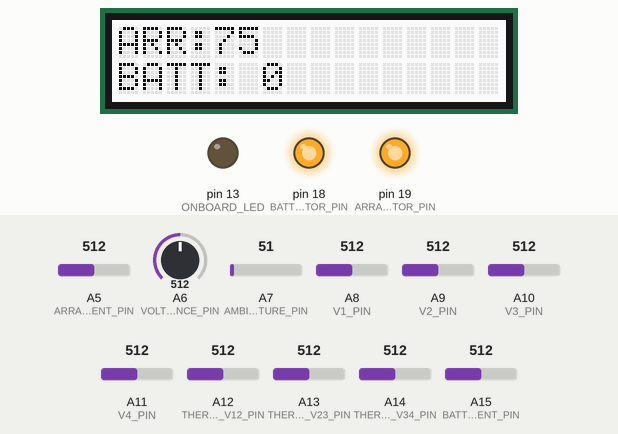
A sketch run on a simulated Arduino Mega 2560, built with avr-gcc and run on an emulated ATmega2560. Shown: 16×2 character LCD, output pins drawn as LEDs (lit = HIGH). Dashed ring = blinking. Inputs (shaded band) come from the test bench; at power-on: A5 (ARRAY_CURRENT_PIN) = 512, A11 (V4_PIN) = 512, A6 (VOLTAGE_REFERENCE_PIN) = 512, A7 (AMBIENT_TEMPERATURE_PIN) = 51, A8 (V1_PIN) = 512, A9 (V2_PIN) = 512, A10 (V3_PIN) = 512, A12 (THERMISTOR_V12_PIN) = 512, A13 (THERMISTOR_V23_PIN) = 512, A14 (THERMISTOR_V34_PIN) = 512, A15 (BATTERY_CURRENT_PIN) = 512. What the sketch prints to the serial monitor is not drawn.

Above: at 1.2 s.
1.3 s: A5 (ARRAY_CURRENT_PIN) set to 648
At 2.7 s:
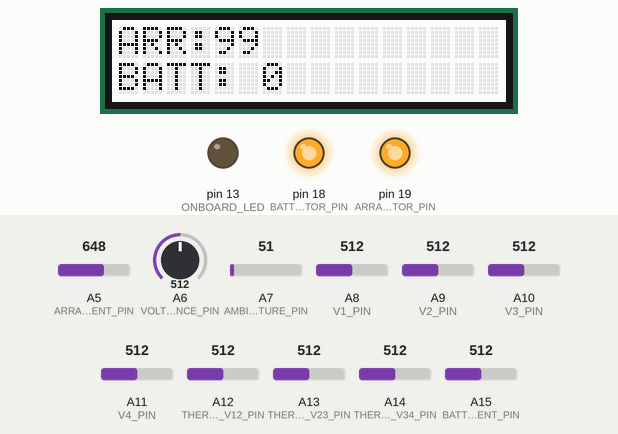
3.0 s: A5 (ARRAY_CURRENT_PIN) set to 672
At 3.9 s:
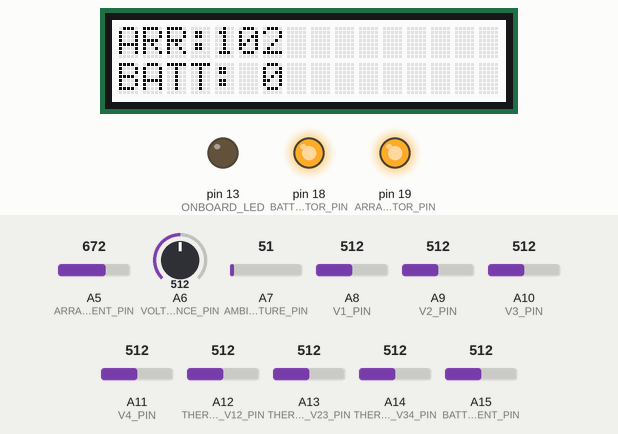
4.5 s: A11 (V4_PIN) set to 753
At 5.3 s:
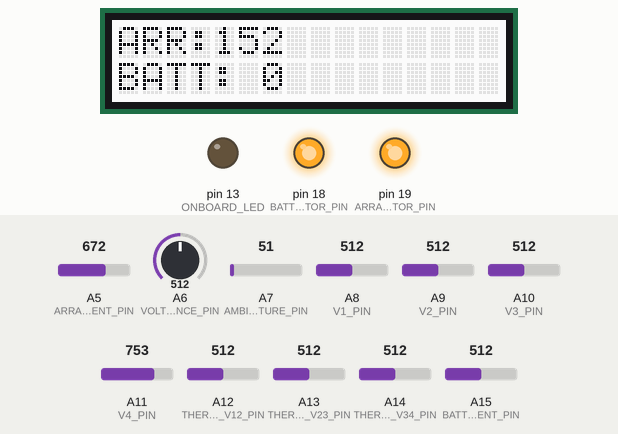
7.5 s: A11 (V4_PIN) set to 770
At 8.8 s:
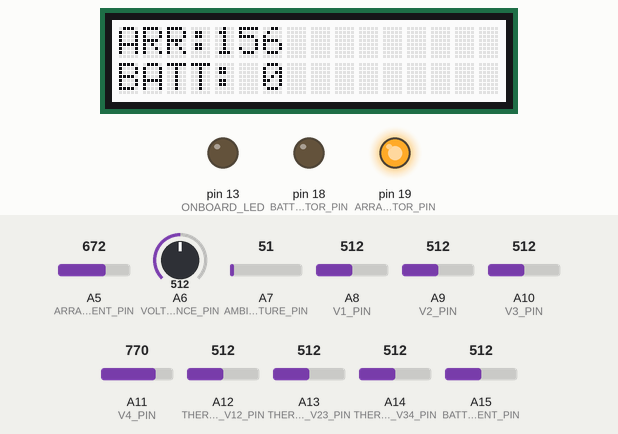
9.1 s: A6 (VOLTAGE_REFERENCE_PIN) set to 431
At 10.4 s:
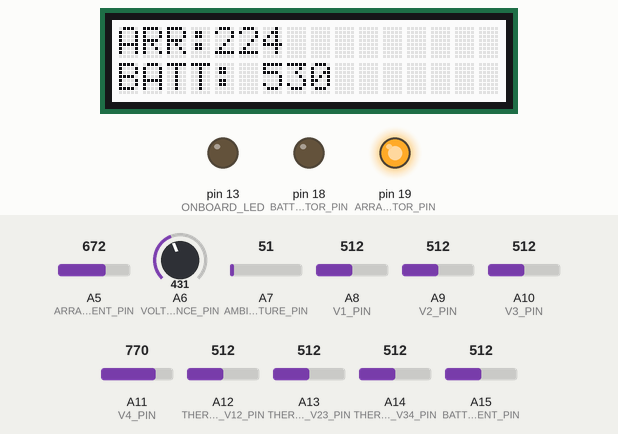
10.7 s: A6 (VOLTAGE_REFERENCE_PIN) set to 409
At 11.29 s:
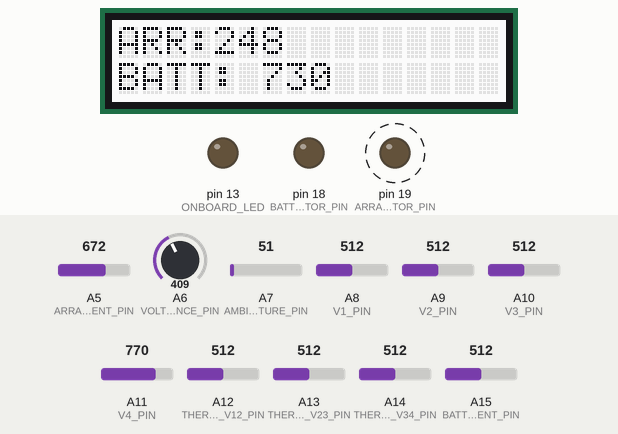
Timing chart, 0 to 14.0 s (numbered marks = the images above; inputs shaded):
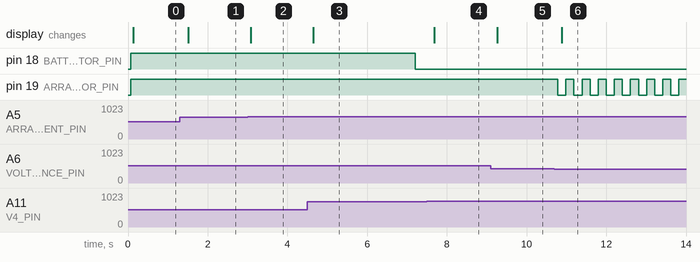

Measured:
- the behaviour switches between 759 and 760 on A11 (V4_PIN) (found by bisection; images 3 and 4)
- the behaviour switches between 420 and 419 on A6 (VOLTAGE_REFERENCE_PIN) (found by bisection; images 5 and 6)
- after the input at 1.3 s, the display: changes after 0.22 s (image 1)
- after the input at 3.0 s, the display: changes after 0.08 s (image 2)
- after the input at 4.5 s, the display: changes after 0.15 s (image 3)
- after the input at 7.5 s, the display: changes after 0.18 s (image 4)
- after the input at 9.1 s, the display: changes after 0.16 s (image 5)
- after the input at 10.7 s, pin 19 (ARRAY_CONTACTOR_PIN): alternates HIGH for 0.20 s and LOW for 0.20 s, starting after 0.08 s; the display: changes after 0.18 s (image 6)

The sketch:

BMS.ino
```cpp
//Includes (like "import" for Python, but you can't include a soul)
#include <Wire.h>
#include <utility/Adafruit_MCP23017.h>
#include <Adafruit_RGBLCDShield.h>
#include <math.h>

//===================Global definitions=====================

//Module voltage scalers
#define V1_SCALE 1
#define V2_SCALE 1.61         // = 1/(100k/(100k+62k))  and then precision calibrated with DMM and voltrage source
#define V3_SCALE 2.36         // = 1/(100k/(100k+140k)) and then precision calibrated with DMM and voltrage source
#define V4_SCALE 3.075          // = 1/(100k/(100k+220k)) and then precision calibrated with DMM and voltrage source

//Thermistor constants
#define B 3950
#define Ro 10000
#define Rknown 10000
#define To 25
#define Rmin 3000  //Max temp is actually 65C, which is 2072 ohms. We're using 3000 ohms, which is around 55C
#define Rmax 25580 //Min temp is actually -20C, which is 98880 ohms. We're using 25580 ohms, which is around 5C

//Cell voltage limits
#define Vmin 2.85      //Actual limit is 2.8V
#define Vmax 3.55    //Actual limit is 3.6V
#define VChargeComplete 14.1  //3.525V per cell
#define VCanChargeAgain 13.2  //3.3V per cell

//Cell current limits
#define MaxCurrent 110  //Actual continuous limit is 120A, with pulse limit of 400A

//Pin definitions
#define LED_R_PIN 7
#define LED_O_PIN 6
#define LED_Y_PIN 5
#define LED_G_PIN 4
#define LED_B_PIN 3
#define LED_V_PIN 2

#define V1_BALANCE_PIN 14
#define V2_BALANCE_PIN 15
#define V3_BALANCE_PIN 16
#define V4_BALANCE_PIN 17

#define BATTERY_CONTACTOR_PIN 18
#define ARRAY_CONTACTOR_PIN 19

#define CONTACTOR_DRY_CONTACT_PIN 93

#define ARRAY_CURRENT_PIN A5
#define VOLTAGE_REFERENCE_PIN A6
#define AMBIENT_TEMPERATURE_PIN A7
#define V1_PIN A8
#define V2_PIN A9
#define V3_PIN A10
#define V4_PIN A11
#define THERMISTOR_V12_PIN A12
#define THERMISTOR_V23_PIN A13
#define THERMISTOR_V34_PIN A14
#define BATTERY_CURRENT_PIN A15

#define ONBOARD_LED 13

//LCD defines
#define RED 0x1
#define YELLOW 0x3
#define GREEN 0x2
#define TEAL 0x6
#define BLUE 0x4
#define VIOLET 0x5
#define WHITE 0x7

//Analog input definitions
#define FILTER_ORDER 20
#define VOLTAGE_REFERENCE 512 //512=round(3.000/5*1023) wtf????

//===================Global declarations=====================

//Inputs
float ModuleTemp[3] = {0,0,0};
float ModuleTempR[3] = {0,0,0};
float ModuleVoltage[4] = {0,0,0,0};
float ArrayCurrent = 0;
float PackCurrent = 0;
float PackVoltage = 0;
float AmbientTemp = 0;

//Charging
bool ChargeComplete = false;

//Input data
int ModuleTempRaw[3] = {0,0,0};
int ModuleVoltageRaw[4] = {0,0,0,0};
int SolarCurrentRaw = 0;
int BatteryCurrentRaw = 0;
int ReferenceVoltageRaw = 0;
int AmbientTempRaw = 0;

//Input filter arrays
int ModuleTempArray[3][FILTER_ORDER];
int ModuleVoltageArray[4][FILTER_ORDER];
int SolarCurrentArray[FILTER_ORDER];
int BatteryCurrentArray[FILTER_ORDER];
int ReferenceVoltageArray[FILTER_ORDER];
int AmbientTempArray[FILTER_ORDER];

//Filtered input data
int ModuleTempFiltered[3] = {0,0,0};
int ModuleVoltageFiltered[4] = {0,0,0,0};
int BatteryCurrentFiltered = 0;
int SolarCurrentFiltered = 0;
int ReferenceVoltageFiltered = 0;
int AmbientTempFiltered = 0;

//Initial boot
bool isBootComplete = 0;
int numberOfIterations = 0;

//Quiescient current sensor calibrations
float battCurrentQuiescient = 2.5;
float solarCurrentQuiescient = 0.3;

//LCD
Adafruit_RGBLCDShield lcd = Adafruit_RGBLCDShield();

//===================FUNCTIONS: Read raw data======================
void readADCs(){
  ModuleTempRaw[0] = analogRead(THERMISTOR_V12_PIN);
  ModuleTempRaw[1] = analogRead(THERMISTOR_V23_PIN);
  ModuleTempRaw[2] = analogRead(THERMISTOR_V34_PIN);

  ModuleVoltageRaw[0] = analogRead(V1_PIN);
  ModuleVoltageRaw[1] = analogRead(V2_PIN);
  ModuleVoltageRaw[2] = analogRead(V3_PIN);
  ModuleVoltageRaw[3] = analogRead(V4_PIN);

  SolarCurrentRaw = analogRead(ARRAY_CURRENT_PIN);
  BatteryCurrentRaw = analogRead(BATTERY_CURRENT_PIN);

  ReferenceVoltageRaw = analogRead(VOLTAGE_REFERENCE_PIN); // Should correlate to 2.5 volts and should use TMP to account for temperature
  AmbientTempRaw = analogRead(AMBIENT_TEMPERATURE_PIN);
}

void initializeAnalogFilters(){
  for (int x = 0; x < (FILTER_ORDER-1); x++){
    ModuleTempArray[0][x] = ModuleTempRaw[0];
    ModuleTempArray[1][x] = ModuleTempRaw[1];
    ModuleTempArray[2][x] = ModuleTempRaw[2];

    ModuleVoltageArray[0][x] = ModuleVoltageRaw[0];
    ModuleVoltageArray[1][x] = ModuleVoltageRaw[1];
    ModuleVoltageArray[2][x] = ModuleVoltageRaw[2];
    ModuleVoltageArray[3][x] = ModuleVoltageRaw[3];

    SolarCurrentArray[x] = SolarCurrentRaw;
    BatteryCurrentArray[x] = BatteryCurrentRaw;
    ReferenceVoltageArray[x] = ReferenceVoltageRaw;
    AmbientTempArray[x] = AmbientTempRaw;
  }
}

void CalculateAnalogValues(){
  //Declarations
  float AnalogScalingFactor = 0;
  float Rthermistor = 0;
  float temp = 0;

  //Calculates the scaling factor - multiply ADC value by this number to get voltage reference corrected voltage
  AnalogScalingFactor = (float)((float)5/1024)*((float)VOLTAGE_REFERENCE/ReferenceVoltageFiltered);

  //Calculates the module voltages
  ModuleVoltage[0] = (float)ModuleVoltageFiltered[0] * AnalogScalingFactor * V1_SCALE;
  ModuleVoltage[1] = (float)ModuleVoltageFiltered[1] * AnalogScalingFactor * V2_SCALE - (float)ModuleVoltageFiltered[0] * AnalogScalingFactor * V1_SCALE;
  ModuleVoltage[2] = (float)ModuleVoltageFiltered[2] * AnalogScalingFactor * V3_SCALE - (float)ModuleVoltageFiltered[1] * AnalogScalingFactor * V2_SCALE;
  ModuleVoltage[3] = (float)ModuleVoltageFiltered[3] * AnalogScalingFactor * V4_SCALE - (float)ModuleVoltageFiltered[2] * AnalogScalingFactor * V3_SCALE;

  //Pack voltage
  PackVoltage = (float)ModuleVoltageFiltered[3] * AnalogScalingFactor * V4_SCALE;

  //Calculates the module temperatures
  ModuleTempR[0] = (((float)ModuleTempFiltered[0]*AnalogScalingFactor)*10000)/(5-(float)ModuleTempFiltered[0]*AnalogScalingFactor);
  ModuleTempR[1] = (((float)ModuleTempFiltered[1]*AnalogScalingFactor)*10000)/(5-(float)ModuleTempFiltered[1]*AnalogScalingFactor);
  ModuleTempR[2] = (((float)ModuleTempFiltered[2]*AnalogScalingFactor)*10000)/(5-(float)ModuleTempFiltered[2]*AnalogScalingFactor);
  //temp = B/log(Rthermistor/(Ro*exp(-1*B/To)));

  //Calculates the battery current
  PackCurrent = (float)80*((float)BatteryCurrentFiltered * AnalogScalingFactor - battCurrentQuiescient);

  //Calculates the array current
  ArrayCurrent = ((float)20/4.5)*((float)SolarCurrentFiltered * AnalogScalingFactor - solarCurrentQuiescient);

}

bool getMainContactorDryContactState(){

}

void getPushButtonState(){
}

// Runs the filter for the analog inputs
void runADCFilters(){
  //Declarations
  int x = 0;
  long ModuleTempSum[3] = {0,0,0};
  long ModuleVoltageSum[4] = {0,0,0,0};
  long SolarCurrentSum = 0;
  long BatteryCurrentSum = 0;
  long ReferenceVoltageSum = 0;
  long AmbientTempSum = 0;

  //Shift all values by 1
  for (x = (FILTER_ORDER-1); x == 0; x--){
    ModuleTempArray[0][x+1] = ModuleTempArray[0][x];
    ModuleTempArray[1][x+1] = ModuleTempArray[1][x];
    ModuleTempArray[2][x+1] = ModuleTempArray[2][x];

    ModuleVoltageArray[0][x+1] = ModuleVoltageArray[0][x];
    ModuleVoltageArray[1][x+1] = ModuleVoltageArray[1][x];
    ModuleVoltageArray[2][x+1] = ModuleVoltageArray[2][x];
    ModuleVoltageArray[3][x+1] = ModuleVoltageArray[3][x];

    SolarCurrentArray[x+1] = SolarCurrentArray[x];
    BatteryCurrentArray[x+1] = BatteryCurrentArray[x];

    ReferenceVoltageArray[x+1] = ReferenceVoltageArray[x];
    AmbientTempArray[x+1] = AmbientTempArray[x];
  }

  //Replace the beginning of the array with the current value
  ModuleTempArray[0][0] = ModuleTempRaw[0];
  ModuleTempArray[1][0] = ModuleTempRaw[1];
  ModuleTempArray[2][0] = ModuleTempRaw[2];

  ModuleVoltageArray[0][0] = ModuleVoltageRaw[0];
  ModuleVoltageArray[1][0] = ModuleVoltageRaw[1];
  ModuleVoltageArray[2][0] = ModuleVoltageRaw[2];
  ModuleVoltageArray[3][0] = ModuleVoltageRaw[3];

  SolarCurrentArray[0] = SolarCurrentRaw;
  BatteryCurrentArray[0] = BatteryCurrentRaw;

  ReferenceVoltageArray[0] = ReferenceVoltageRaw;
  AmbientTempArray[0] = AmbientTempRaw;

  //Performs addition
  for (x = 0; x < (FILTER_ORDER); x++){
    ModuleTempSum[0] = ModuleTempSum[0] + ModuleTempArray[0][x];
    ModuleTempSum[1] = ModuleTempSum[1] + ModuleTempArray[1][x];
    ModuleTempSum[2] = ModuleTempSum[2] + ModuleTempArray[2][x];

    ModuleVoltageSum[0] = ModuleVoltageSum[0] + ModuleVoltageArray[0][x];
    ModuleVoltageSum[1] = ModuleVoltageSum[1] + ModuleVoltageArray[1][x];
    ModuleVoltageSum[2] = ModuleVoltageSum[2] + ModuleVoltageArray[2][x];
    ModuleVoltageSum[3] = ModuleVoltageSum[3] + ModuleVoltageArray[3][x];

    SolarCurrentSum = SolarCurrentSum + SolarCurrentArray[x];
    BatteryCurrentSum = BatteryCurrentSum + BatteryCurrentArray[x];

    ReferenceVoltageSum = ReferenceVoltageSum + ReferenceVoltageArray[x];
    AmbientTempSum = AmbientTempSum + AmbientTempArray[x];
  }

  //Performs averaging
  ModuleTempFiltered[0] = (int)(ModuleTempSum[0] / FILTER_ORDER);
  ModuleTempFiltered[1] = (int)(ModuleTempSum[1] / FILTER_ORDER);
  ModuleTempFiltered[2] = (int)(ModuleTempSum[2] / FILTER_ORDER);

  ModuleVoltageFiltered[0] = (int)(ModuleVoltageSum[0] / FILTER_ORDER);
  ModuleVoltageFiltered[1] = (int)(ModuleVoltageSum[1] / FILTER_ORDER);
  ModuleVoltageFiltered[2] = (int)(ModuleVoltageSum[2] / FILTER_ORDER);
  ModuleVoltageFiltered[3] = (int)(ModuleVoltageSum[3] / FILTER_ORDER);

  SolarCurrentFiltered = (int)(SolarCurrentSum / FILTER_ORDER);
  BatteryCurrentFiltered = (int)(BatteryCurrentSum / FILTER_ORDER);

  ReferenceVoltageFiltered = (int)(ReferenceVoltageSum / FILTER_ORDER);
  AmbientTempFiltered = (int)(AmbientTempSum / FILTER_ORDER);
}
//===================FUNCTIONS: BMS checks======================

bool isVoltBad(){
  bool badVoltage = false;
  /*for (int x = 0; x < 4; x++){
    if ((ModuleVoltage[x] > Vmax) || (ModuleVoltage[x] < Vmin)){
      Serial.println(x);
      Serial.println(ModuleVoltage[x]);
      badVoltage = true;
    }
  }*/
  if ((PackVoltage > (Vmax*4)) || (PackVoltage < (Vmin*4))){
      Serial.println(PackVoltage);
      badVoltage = true;
  }

  return badVoltage;
}

bool isCurrentBad(){
  if ((PackCurrent > MaxCurrent) || (PackCurrent < -1*MaxCurrent)){
    return true;
  }
  else{
    return false;
  }
}

bool isTempBad(){
  bool badTemp = false;
  for (int x = 0; x < 3; x++){
    if ((ModuleTempR[x] > Rmax) || (ModuleTempR[x] < Rmin)){
      badTemp = true;
    }
  }
  return badTemp;
}

bool isContactorFused(){
}

bool ChargeBalanceNeeded(){
}

bool isChargeComplete(){
  if (PackVoltage > VChargeComplete){
    return true;
  }
  else {
    return false;
  }
}

bool canChargeAgain(){
  if (PackVoltage < VCanChargeAgain){
    return true;
  }
  else {
    return false;
  }
}

bool isPackBricked(){
}

bool isLowSOC(){
}

float getArrayPower(){
  return (PackVoltage * ArrayCurrent);
}

float getBatteryPower(){
  return (PackVoltage * PackCurrent);
}


//===================FUNCTIONS: SOC calculation===================

float getSOC(){

}

float updateSocOcv(){
}

float updateSocCurrent(float currentSOC){
}

//===================FUNCTIONS: Contactor =======================

void MainContactor(bool Close){
  digitalWrite(BATTERY_CONTACTOR_PIN, Close);
}

void ArrayContactor(bool Close){
  digitalWrite(ARRAY_CONTACTOR_PIN, Close);
}

bool isMainContactorClosed(){
}

bool isArrayContactorClosed(){
}

//===================FUNCTIONS: Display =======================
void DisplayPage(int PageNumber){
}

void DisplayLCD(){
  //Clears the LCD
  lcd.clear();

  //Sets LCD cursor to top left
  lcd.setCursor(0, 0);

  //Print array power
  lcd.print("ARR:");

  //Print pack power
  lcd.print(round(getArrayPower()));

  //sets LCD cursor at bottom left
  lcd.setCursor(0, 1);
  lcd.print("BATT: ");
  lcd.print(round(getBatteryPower()));
}
void InitLCD (){
  //Set up the LCD's number of columns and rows:
  lcd.begin(16, 2);

  //Sets the LCD's backlight to blue
  lcd.setBacklight(WHITE);
}

//========================TIMER 1  ===========================
//Hardware timer to run code (no use of "delay" code)
//Instructions at: http://www.instructables.com/id/Arduino-Timer-Interrupts/?ALLSTEPS
//============================================================

//Set Timer1 interrupt at 10Hz
void initTimer(){
  //**Hardware timer speed = 16MHz (clock rate) / Prescaler / Compare Match Register

  //Stop interrupts - must do this before configuring timers
  cli();

  //Clears Timer 1 control registers
  TCCR1A = 0;
  TCCR1B = 0;

  //Initialize counter value to 0
  TCNT1  = 0;

  //Set compare match register for 10Hz increments
  OCR1A = 1562;   // =(16*10^6) / (1024*Timer_Speed) - 1 (must be <65535)

  // Turn on CTC mode (Clear Timer on Compare Match)
  TCCR1B |= (1 << WGM12);

  // Set CS10 and CS12 bits for 1024 prescaler (refer to table at http://www.instructables.com/file/F3TTIKLH3WSA4V7)
  TCCR1B |= (1 << CS12) | (1 << CS10);

  // enable timer compare interrupt
  TIMSK1 |= (1 << OCIE1A);

  //Allow interrupts - must enable to allow timers to work
  sei();
}


//****************************************************
//This function runs forever at 10Hz, and after setup()
//Put main code here to execute repeatedly at 10Hz
//****************************************************
ISR(TIMER1_COMPA_vect){
  //Reads values from the ADCs
  readADCs();

  //Runs filters to filter data from ADCs
  runADCFilters();

  //Caculate analog values
  CalculateAnalogValues();

  //Checks for initial startup
  if (numberOfIterations > (FILTER_ORDER*2)){
    //Checks for bad voltage
    if (isVoltBad() == true){
      Serial.println("Bad Voltage!!!!");
      MainContactor(false);
    }

    //Checks for bad current
    if (isCurrentBad() == true){
      Serial.println("Bad Current!!!!");
      MainContactor(false);
    }

    //Checks for bad temperature
    if (isTempBad() == true){
      Serial.println("Bad Temperature!!!!");
      MainContactor(false);
    }

    //Checks for charge complete
    if (ChargeComplete == false){
      if (isChargeComplete()){
        ChargeComplete = true;
        ArrayContactor(false);
      }
    }
    else{
      if (canChargeAgain){
        ChargeComplete = false;
        ArrayContactor(true);
      }
    }


  }
  else{
    //Iterate iternations
    numberOfIterations++;
  }


  //DEBUG
  Serial.print("V1: ");
  Serial.print(ModuleVoltage[0],4);

  Serial.print(" V2: ");
  Serial.print(ModuleVoltage[1],4);

  Serial.print(" V3: ");
  Serial.print(ModuleVoltage[2],4);

  Serial.print(" V4: ");
  Serial.print(ModuleVoltage[3],4);

  Serial.print(" PackV: ");
  Serial.print(PackVoltage,4);

  Serial.print(" T1: ");
  Serial.print(ModuleTempR[0]);

  Serial.print(" T2: ");
  Serial.print(ModuleTempR[1]);

  Serial.print(" T3: ");
  Serial.print(ModuleTempR[2]);

  Serial.print(" PC: ");
  Serial.print(PackCurrent);

  Serial.print(" AC ");
  Serial.println(ArrayCurrent);
}

//================Functions: Setup==================
void initIO(){
  //LED
  pinMode(ONBOARD_LED, OUTPUT);

  //Contactors
  pinMode(BATTERY_CONTACTOR_PIN, OUTPUT);
  pinMode(ARRAY_CONTACTOR_PIN, OUTPUT);
}

//This function runs at startup
void setup() {
  //Initializes all our I/O
  initIO();

  //Initializes the LCD
  InitLCD();

  //Closes all contactors
  MainContactor(true);
  ArrayContactor(true);

  //Initializes the ADC filters
  initializeAnalogFilters();

  //Initalizes debug serial communication
  Serial.begin(9600);

  //Initializes and enables Timer1, which will run
  //all our code at 10Hz
  //initTimer();
}

//==================MAIN LOOP=======================
//This function runs forever, and after setup()
//==================================================
void loop() {
  //Outputs data on LCD
  //DisplayLCD();
  // We really don't want to use this function due
  // to poor timing - no code here


  //Reads values from the ADCs
  readADCs();

  //Runs filters to filter data from ADCs
  runADCFilters();

  //Caculate analog values
  CalculateAnalogValues();

  //Checks for initial startup
  if (numberOfIterations > (FILTER_ORDER*2)){
    //Checks for bad voltage
    if (isVoltBad() == true){
      Serial.println("Bad Voltage!!!!");
      MainContactor(false);
    }

    //Checks for bad current
    if (isCurrentBad() == true){
      Serial.println("Bad Current!!!!");
      MainContactor(false);
    }

    //Checks for bad temperature
    if (isTempBad() == true){
      Serial.println("Bad Temperature!!!!");
      MainContactor(false);
    }

    //Checks for charge complete
    if (ChargeComplete == false){
      if (isChargeComplete()){
        ChargeComplete = true;
        ArrayContactor(false);
      }
    }
    else{
      if (canChargeAgain){
        ChargeComplete = false;
        ArrayContactor(true);
      }
    }


  }
  else{
    //Iterate iternations
    numberOfIterations++;
  }


  //DEBUG
  Serial.print("V1: ");
  Serial.print(ModuleVoltage[0],4);

  Serial.print(" V2: ");
  Serial.print(ModuleVoltage[1],4);

  Serial.print(" V3: ");
  Serial.print(ModuleVoltage[2],4);

  Serial.print(" V4: ");
  Serial.print(ModuleVoltage[3],4);

  Serial.print(" PackV: ");
  Serial.print(PackVoltage,4);

  Serial.print(" T1: ");
  Serial.print(ModuleTempR[0]);

  Serial.print(" T2: ");
  Serial.print(ModuleTempR[1]);

  Serial.print(" T3: ");
  Serial.print(ModuleTempR[2]);

  Serial.print(" PC: ");
  Serial.print(PackCurrent);

  Serial.print(" AC ");
  Serial.println(ArrayCurrent);

  //Displays the LCD
  DisplayLCD();

  //Delay ms
  delay(100);
}
```
